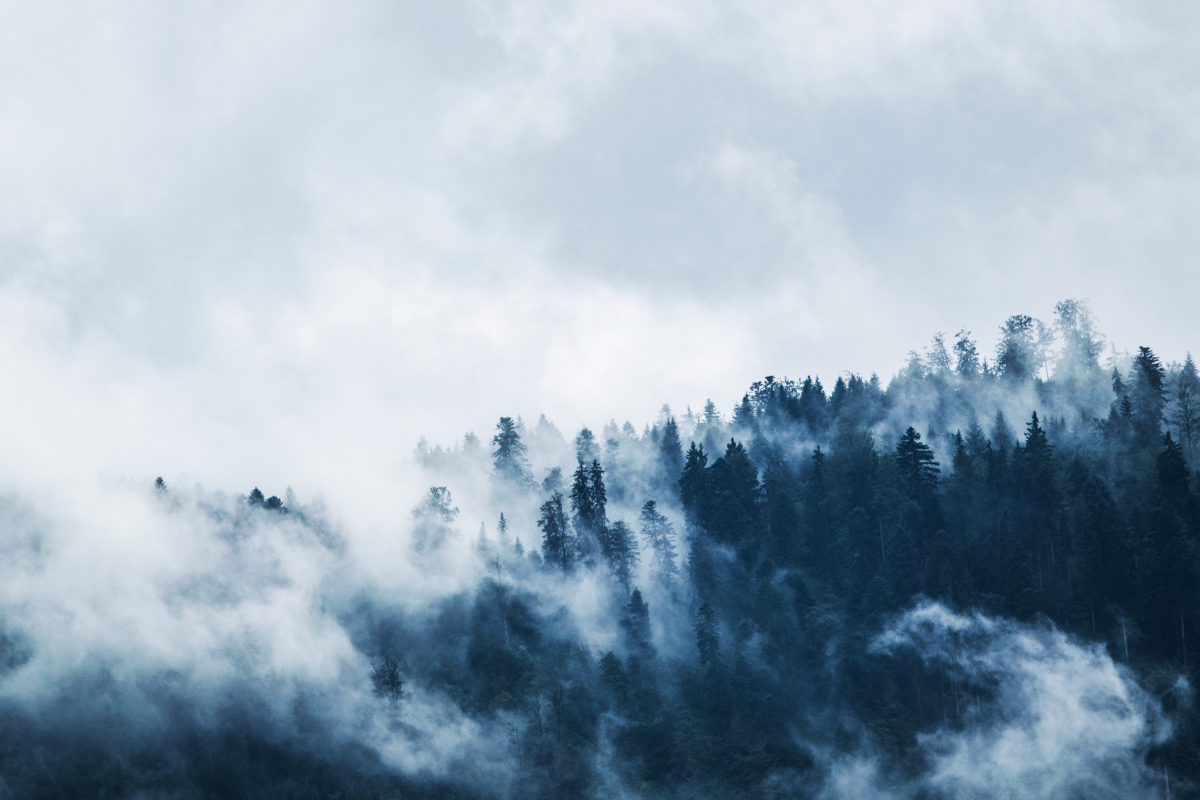
#> input picture images/forest.jpg, 6000 x 4000 px (shown at 1/5 size)
$ python main.py
#> lines starting #> are read from the running program, lines starting #| are printed output that depends on the picture; long printed decimals are rounded
# So basically I take image colors
# Sort them by which color channel dominates in single color (getting 3 lists of colors)
# Getting the biggest list out of 3 (this color channel dominates in the picture)
# Calculating average color from all colors in this biggest list
#
# Which happens to be the dominant color in the picture
# Because I counted average from the biggest list (where only one channel is dominating)

from PIL import Image

img = Image.open('images/forest.jpg')
#> img is the input picture: PIL image 6000x4000 RGB; mean R, G, B 151.6, 169.6, 184.6
img_small = img.resize((150,150))
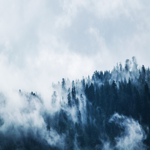
#> img_small: PIL image 150x150 RGB; mean R, G, B 151.6, 169.6, 184.6
colors = img_small.getcolors(maxcolors=1000000)
#> colors = 6871 items

# Sort colors by the fact that certain channel value dominates
# E.g. (100, 255, 100) goes into G_dominant
R_dominant, G_dominant, B_dominant = [],[],[]
for color in colors:
    if color[1].index(max(color[1])) == 0:
        R_dominant.append(color[1])
    elif color[1].index(max(color[1])) == 1:
        G_dominant.append(color[1])
    elif color[1].index(max(color[1])) == 2:
        B_dominant.append(color[1])
#> this loop made 6871 passes
#> color on passes 1 to 3: (1, (230, 236, 239)), (5, (231, 235, 239)), (40, (230, 235, 239))
#> after the loop, B_dominant = 6871 items, first 6: (230, 236, 239), (231, 235, 239), (230, 235, 239), (230, 234, 239), (229, 234, 239), (228, 234, 239); G_dominant = []; R_dominant = []

print("Number of colors where RED dominates:")
print(len(R_dominant))
#| 0
print("Number of colors where GREEN dominates:")
print(len(G_dominant))
#| 0
print("Number of colors where BLUE dominates:")
print(len(B_dominant))
#| 6871

def calculate_average(dominant_colors):
    # Separate the color channels
    r, g, b = [],[],[]
    for color in dominant_colors:
        r.append(color[0])
        g.append(color[1])
        b.append(color[2])
#> this loop made 6871 passes
#> after the loop, b = 6871 values, max 250 at index 2215, min 40 at index 3452, mean 143.3; g = 6871 values, max 246 at index 2215, min 26 at index 2621, mean 121; r = 6871 values, max 245 at index 2215, min 8 at index 1772, mean 92.86

    average_r = sum(r) / len(r)
#> average_r = 92.86
    average_g = sum(g) / len(g)
#> average_g = 121
    average_b = sum(b) / len(b)
#> average_b = 143.3

    return (average_r, average_g, average_b)

# Calculate average color of the biggest array
dominant_color = ()
if len(R_dominant) > len(G_dominant) and len(R_dominant) > len(B_dominant):
    dominant_color = calculate_average(R_dominant)
elif len(G_dominant) > len(R_dominant) and len(G_dominant) > len(B_dominant):
    dominant_color = calculate_average(G_dominant)
elif len(B_dominant) > len(R_dominant) and len(B_dominant) > len(G_dominant):
    dominant_color = calculate_average(B_dominant)
#> dominant_color = (92.86, 121, 143.3)

print("\nDominant color is:")
print(dominant_color)
#| (92.864, 121.035, 143.347)

$ run again, with images/hedgehog.jpg copied over images/forest.jpg
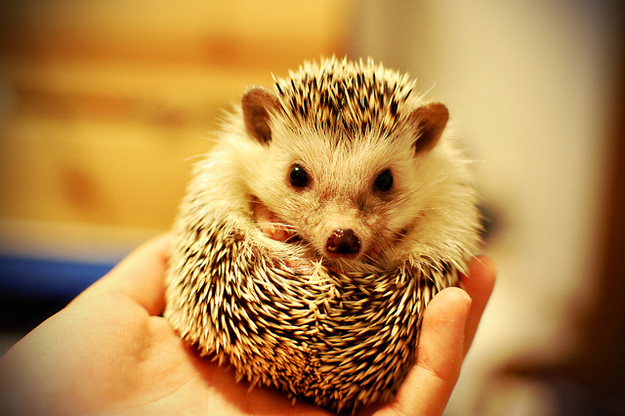
#> input picture images/hedgehog.jpg, 625 x 416 px
#> img is the input picture: PIL image 625x416 RGB; mean R, G, B 181.7, 135.9, 72.4
#> `img_small = img.resize((150,150))`:
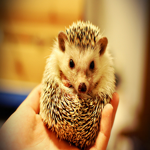
#> img_small: PIL image 150x150 RGB; mean R, G, B 181.7, 135.9, 72.4
#> colors = 19318 items
#> the loop `for color in colors:` made 19318 passes
#> color on passes 1 to 3: (1, (249, 223, 129)), (1, (254, 250, 207)), (1, (253, 249, 207))
#> after the loop `for color in colors:`: B_dominant = 372 items, first 6: (120, 128, 143), (115, 122, 143), (114, 115, 127), (93, 102, 143), (78, 100, 143), (57, 85, 143); G_dominant = [(4, 5, 3), (3, 4, 3), (4, 5, 2), (1, 2, 2), (68, 70, 49), (2, 3, 1)]; R_dominant = 18940 items, first 6: (249, 223, 129), (254, 250, 207), (253, 249, 207), (229, 203, 128), (253, 246, 191), (252, 246, 191)
#| 18940
#| 6
#| 372
#> the loop in calculate_average, `for color in dominant_colors:` made 18940 passes
#> after the loop in calculate_average, `for color in dominant_colors:`: b = 18940 values, max 216 at index 7644, min 0 at index 18779, mean 68.95; g = 18940 values, max 253 at index 7643, min 0 at index 13669, mean 133.7; r = 18940 values, max 255 at index 11, min 0 at index 18939, mean 182.2
#> average_r = 182.2
#> average_g = 133.7
#> average_b = 68.95
#> dominant_color = (182.2, 133.7, 68.95)
#| (182.155, 133.680, 68.948)
